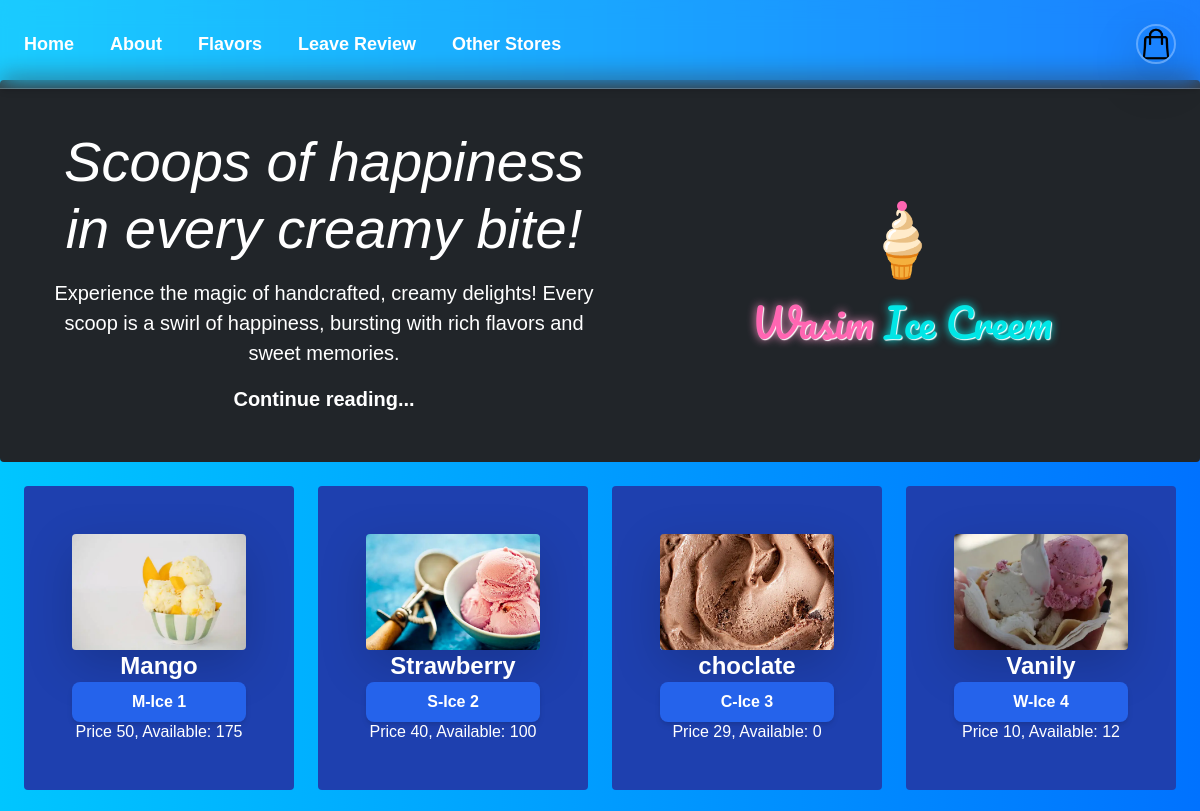
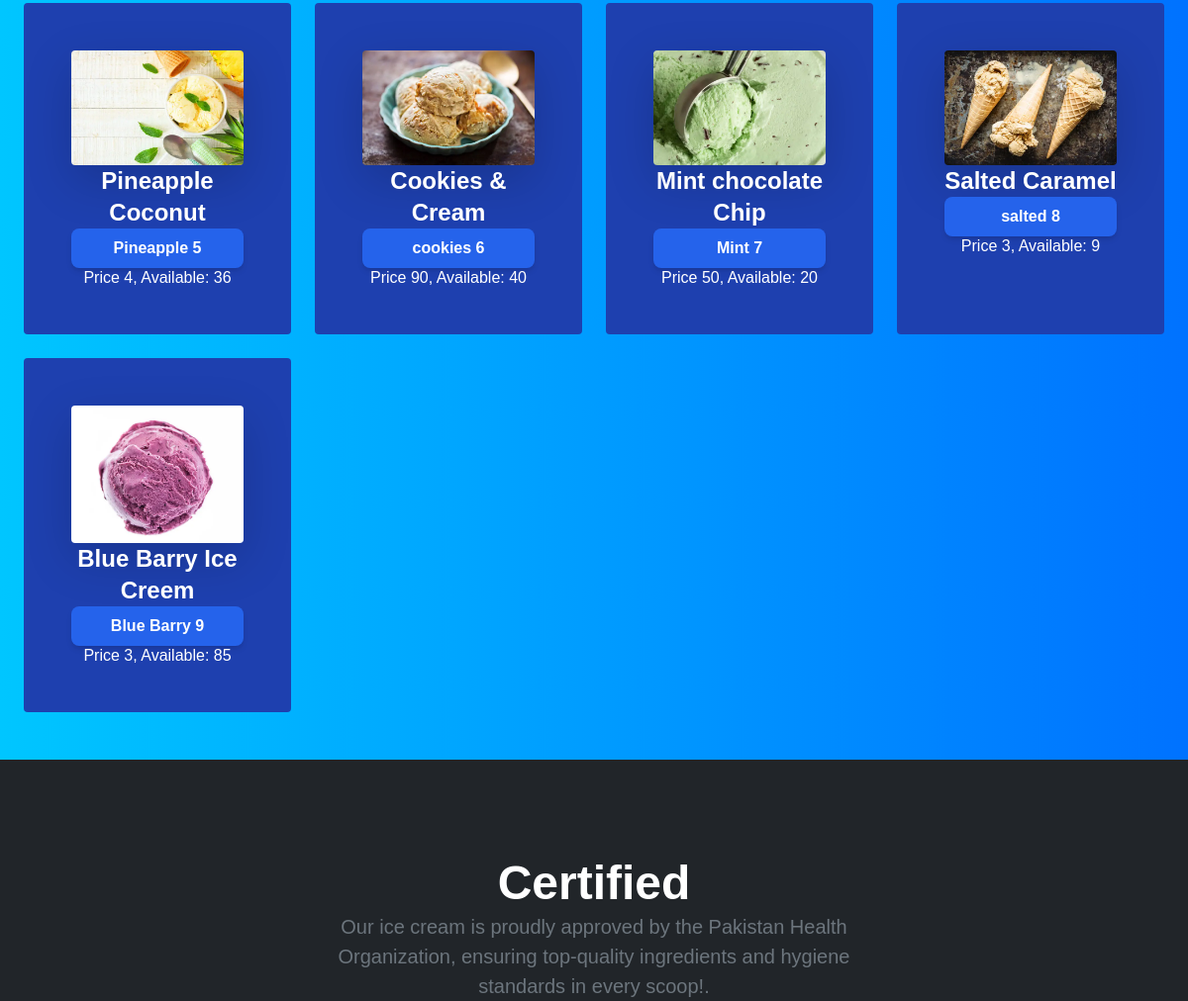
Page /app1/show/ (upper part) on the earlier database version (2 pictures, top to bottom).
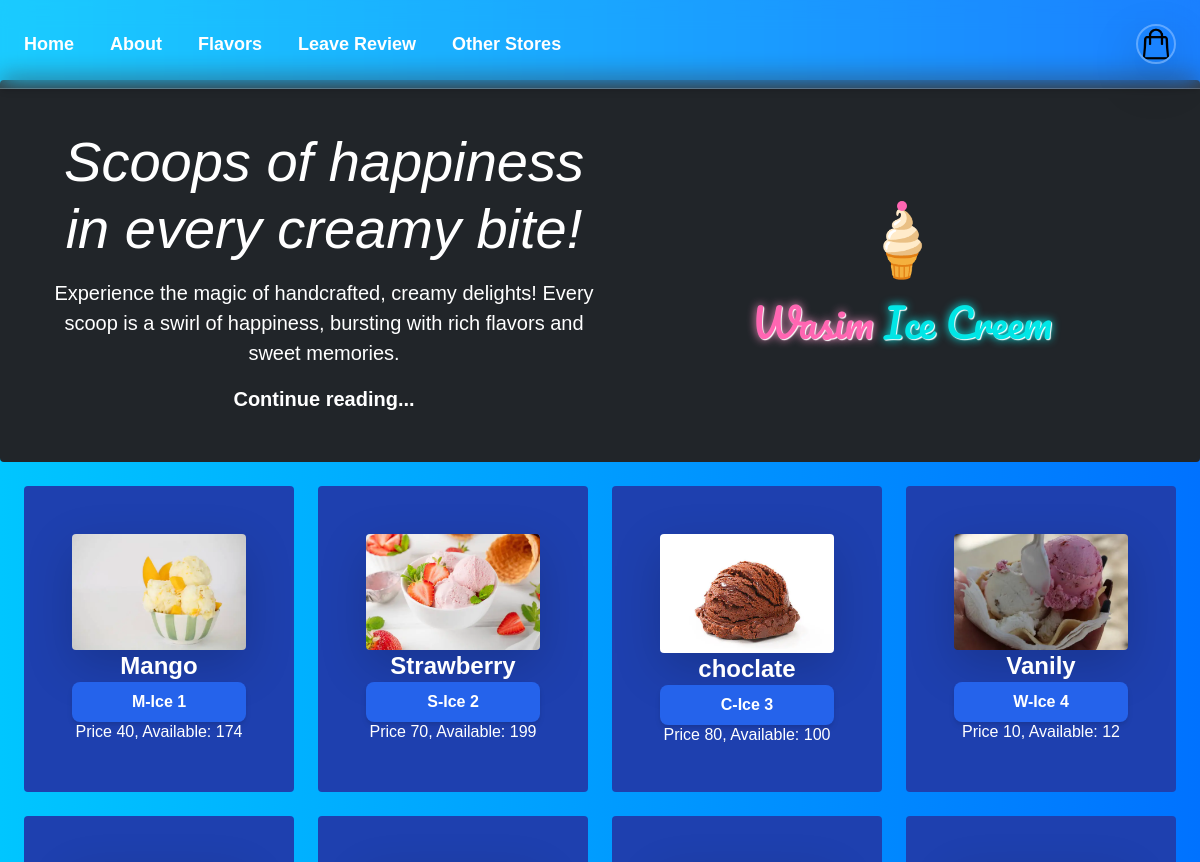
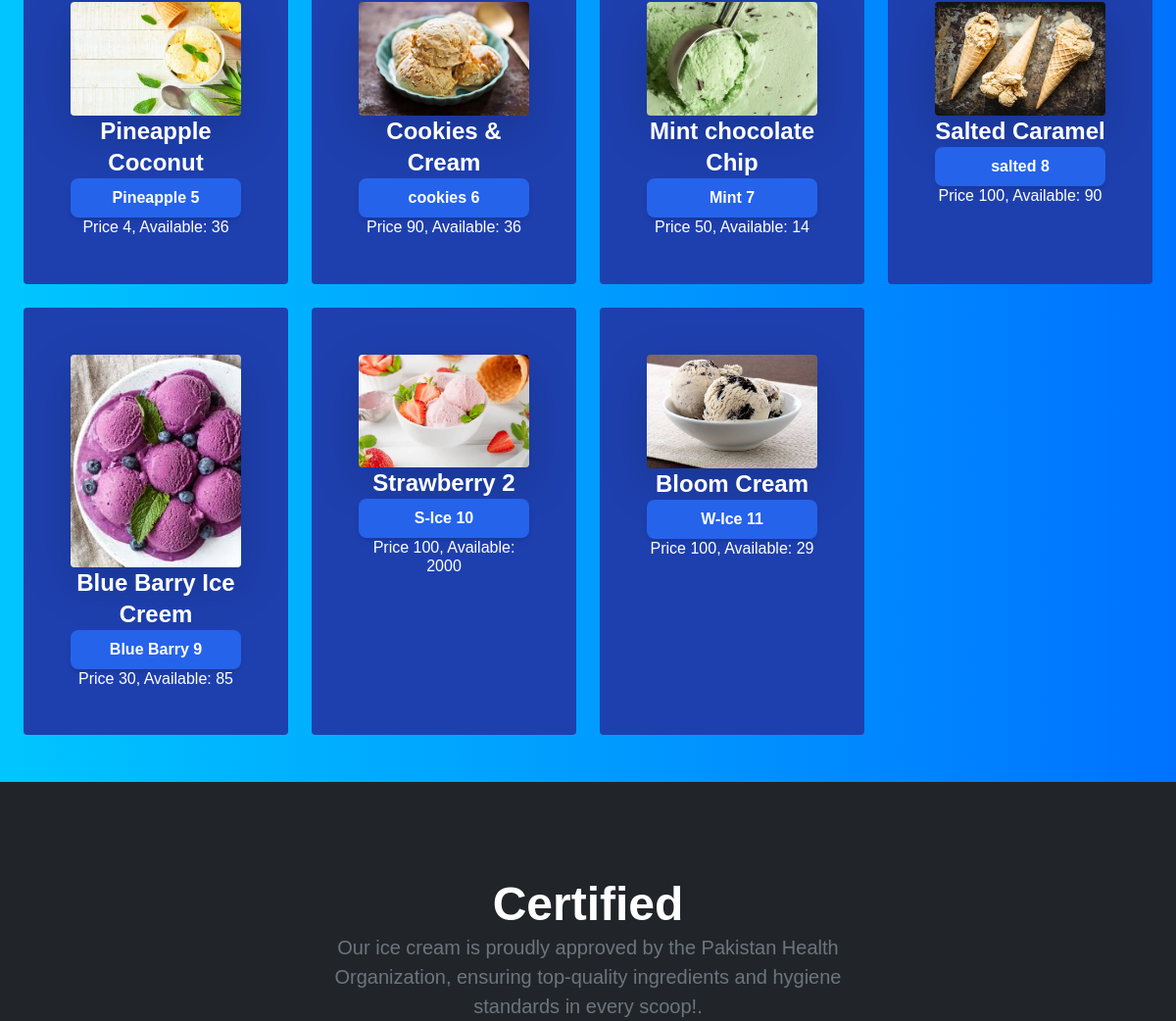
Same page on the later database version (2 pictures, top to bottom).
### app1/models.py (models this page shows, shortened)
class Items(models.Model):
    ICE_CREAM_CHOICES = [
        ('Chocolate', 'Chocolate'),
        ('Mango ', 'Mango'),
        ('Strawberry', 'Strawberry'),
        ('Vanilla', 'Vanilla'),
        ('Salted Caramel', 'Salted Caramel'),
        ('Mint Chocolate Chip', 'Mint Chocolate Chip'),
        ('Pineapple Coconu ', 'Pineapple Coconu'),
        ('Cookies & Cream ','Cookies & Cream'),
        ('Blue Barry','Blue Barry'),
    ]
    name = models.CharField(max_length=200)
    image = models.ImageField(upload_to='images/')
    date = models.DateTimeField(default=timezone.now)
    type = models.CharField(max_length=22, choices=ICE_CREAM_CHOICES)
    dec = models.TextField(default='')
    avalible_ch = models.IntegerField(default=0)
    price = models.IntegerField(default=0)

### app1/views.py (the view)
# urls.py: path('show/',views.show, name='show'),
def show(request):
    data=Items.objects.all()
    rating=IceReviews.objects.all()
    return render(request,"show.html",{'data':data})

### app1/context_processors.py (called while the page is built)
def certificates_processor(request):
    return {'cerf': IceCertificate.objects.all()}

### app1/templates/show.html (shortened to what this page needs)
{% extends "website/base.html" %}
{% block content %}
<div class="grid grid-cols-4 gap-4 m-4">
    {% for data in data %}
    <div class="bg-blue-800 p-5 rounded transition-all hover:bg-blue-900 hover:scale-110 hover:translate-y-4 hover:p-4">
        <a href="{% url 'ice_dec' data.id %}">
        <img class="rounded shadow-lg" src="{{ data.image.url }}" alt="Image">
        <h3 class="text-2xl font-bold">{{ data.name }}</h3>
            <button type="button" class="w-[100%] bg-blue-600 text-white font-semibold px-6 py-2 rounded-lg shadow-md hover:bg-blue-700 transition">
                {{ data.type }} {{ data.id }}
            </button>
        </a>
        <h4>Price {{data.price}}, Available: {{data.avalible_ch}}</h4>
    </div>
    {% endfor %}
</div>
{% endblock content %}

### templates/website/base.html (shortened to what this page needs)
{% load static tailwind_tags %}
{% load static %}
<!DOCTYPE html>
<html lang="en">
<head>
    <link href="https://cdn.jsdelivr.net/npm/bootstrap@5.0.2/dist/css/bootstrap.min.css" rel="stylesheet">
  </head>
  <body>
    <link rel="stylesheet" href="{% static 'style.css' %}">
    {% tailwind_css %}
</head>
<body>
  <nav id="navbar" style="font-size: large;" class="fixed top-0 left-0 w-full z-50 bg-white/10 backdrop-blur-md shadow-md transition-all duration-300 border-b border-white/20">
    <div class="max-w-screen-xl mx-auto px-6 py-4 flex items-center justify-between text-white font-semibold">
        <ul class="flex space-x-9">
            <li><a href="{% url 'home' %}" class="hover:text-cyan-300 transition">Home</a></li>
            <li><a href="{% url 'about1' %}" class="hover:text-cyan-300 transition">About</a></li>
            <li><a href="{% url 'show' %}" class="hover:text-cyan-300 transition">Flavors</a></li>
            <li><a href="{% url 'rev' %}" class="hover:text-cyan-300 transition">Leave Review</a></li>
            <li><a href="{% url 'stores' %}" class="hover:text-cyan-300 transition">Other Stores</a></li>
        </ul>
        <a href="{% url 'cat' %}" class="ml-4">
            {% load static %}
            <img src="{% static 'images/cat.png' %}" alt="Logo" class="h-10 w-10 rounded-full border-2 border-white/30 shadow-lg">
        </a>
    </div>
</nav>
  <div class="pt-20 px-0">
    <div class="p-4 p-md-5 mb-4 text-white rounded bg-dark d-flex align-items-center justify-content-between">
        <div class="col-md-6 px-0">
            <h1 class="display-4 fst-italic">Scoops of happiness in every creamy bite!</h1>
            <p class="lead my-3">Experience the magic of handcrafted, creamy delights! Every scoop is a swirl of happiness, bursting with rich flavors and sweet memories.</p>
            <p class="lead mb-0"><a href="#" class="text-white fw-bold">Continue reading...</a></p>
        </div>
        <div class="ice-cream-logo-text">
            <div class="scoop-container">
              <span class="scoop">🍦</span>
              <div class="drip-dot"></div>
            </div>
            <span class="brand-name">
              Wasim <span class="highlight"><span class="ice-i">I</span>ce Creem</span>
            </span>
          </div>
    </div>
</div>
    {% block content %}{% endblock %}
<br>
        <div class="bg-dark text-secondary px-4 py-5 text-center">
            <div class="py-5">
              <h1 class="display-5 fw-bold text-white">Certified</h1>
              <div class="col-lg-6 mx-auto">
                <p class="fs-5 mb-4">Our ice cream is proudly approved by the Pakistan Health Organization, ensuring top-quality ingredients and hygiene standards in every scoop!.</p>
                <br>
              </div>
            </div>
          </div>
    </body>
    </html>
</body>
</html>

### templates/website/base.html (style rules this page uses)
.ice-cream-logo-text { font-family: 'Pacifico', cursive; font-size: 2.5rem; text-align: center; position: relative; color: #ff66b2; display: flex; flex-direction: column; align-items: center; justify-content: center; margin-right: 100px; }
.scoop-container { position: relative; display: inline-block; animation: rotateScoop 6s linear infinite; }
.scoop { font-size: 4rem; z-index: 2; }
.drip-dot { width: 10px; height: 10px; background-color: #ff66b2; border-radius: 50%; position: absolute; top: 10px; left: 50%; transform: translateX(-50%); animation: dripToI 6s ease-in-out infinite; z-index: 1; }
.brand-name { margin-top: 5px; text-shadow: 1px 1px 1px #fff, 0 0 10px #ff99cc; position: relative; }
.highlight { color: #00e6e6; text-shadow: 1px 1px 1px #fff, 0 0 10px #00ffff; position: relative; }
.ice-i { position: relative; z-index: 2; }
body { margin: 0; padding: 0; font-family: 'Arial', sans-serif; background: linear-gradient(to right, #00c6ff, #0072ff); color: white; text-align: center; }

Differences in the rows shown:
changed Items "Mango": price "50" → "40"; avalible_ch "175" → "174"
changed Items "Strawberry": image: a different picture; price "40" → "70"; avalible_ch "100" → "199"
changed Items "choclate": image: a different picture; price "29" → "80"; avalible_ch "0" → "100"
changed Items "Cookies & Cream": avalible_ch "40" → "36"
changed Items "Mint chocolate Chip": avalible_ch "20" → "14"
changed Items "Salted Caramel": price "3" → "100"; avalible_ch "9" → "90"
changed Items "Blue Barry Ice Creem": image: a different picture; price "3" → "30"
added Items: image (picture), name "Strawberry 2", type "S-Ice", id "10", price "100", avalible_ch "2000"
added Items: image (picture), name "Bloom Cream", type "W-Ice", id "11", price "100", avalible_ch "29"
